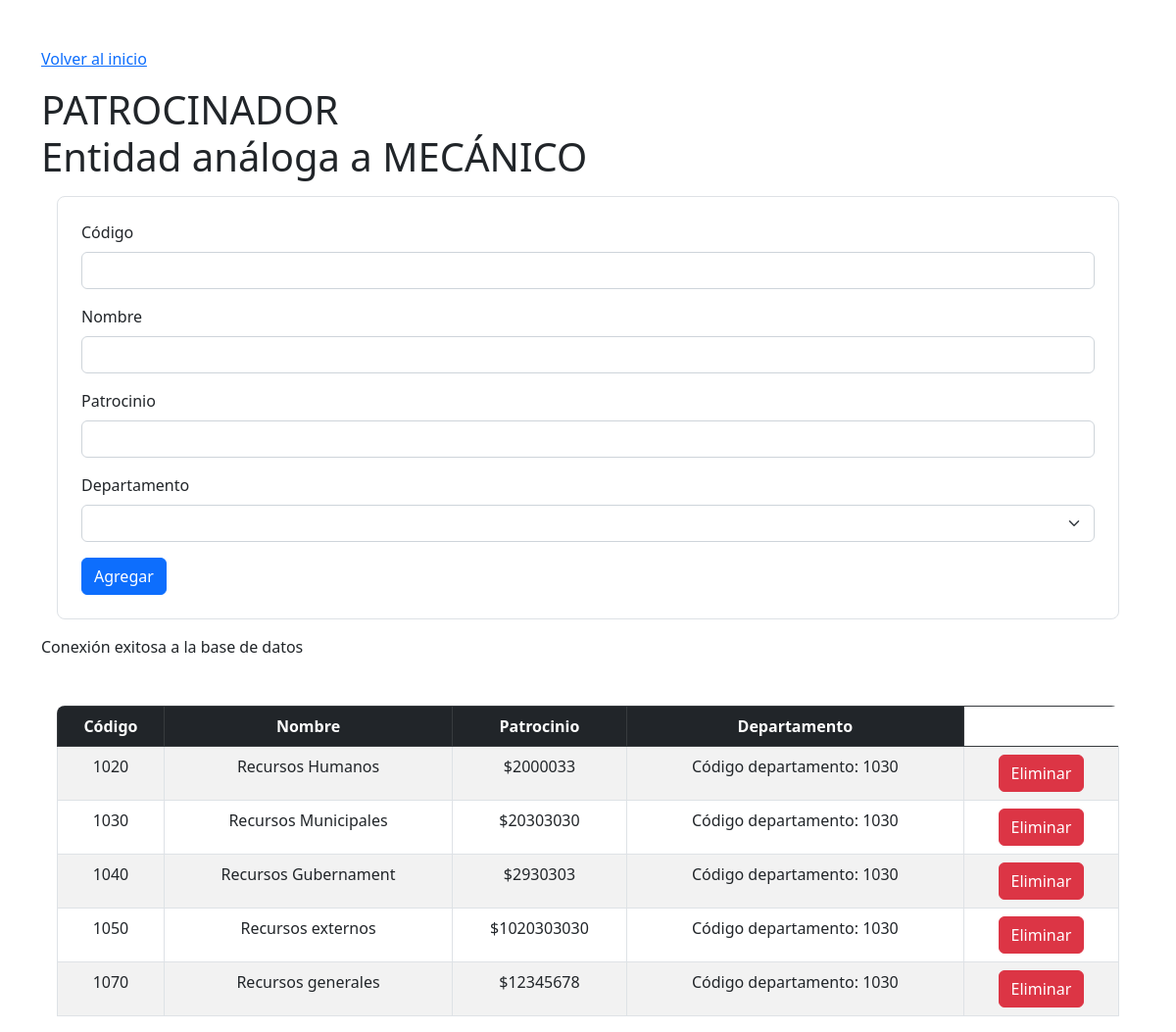
Screenshot of /patrocinador/patrocinador.php with the database file from the repository.
### tables this page shows
CREATE TABLE IF NOT EXISTS `patrocinador` (
  `codigo` int NOT NULL,
  `nombre` varchar(20) NOT NULL,
  `patrocinio` int NOT NULL,
  `departamento` int NOT NULL,
  PRIMARY KEY (`codigo`),
  KEY `departamento` (`departamento`)
);

### patrocinador/patrocinador_select.php (called while the page is built, shortened)
<?php
require('../config/conexion.php');
$query = "SELECT * FROM patrocinador";
$resultadoPatrocinador = mysqli_query($conn, $query) or die(mysqli_error($conn));

### patrocinador/patrocinador.php (the view, shortened to what this page needs)
<?php
include "../includes/header.php";
?>
<h1 class="mt-3">PATROCINADOR <br> Entidad análoga a MECÁNICO</h1>
<div class="formulario p-4 m-3 border rounded-3">
    <form action="patrocinador_insert.php" method="post" class="form-group">
        <div class="mb-3">
            <label for="codigo" class="form-label">Código</label>
            <input type="number" class="form-control" id="codigo" name="codigo" required>
        </div>
        <div class="mb-3">
            <label for="nombre" class="form-label">Nombre</label>
            <input type="text" class="form-control" id="nombre" name="nombre" required>
        </div>
        <div class="mb-3">
            <label for="patrocinio" class="form-label">Patrocinio</label>
            <input type="number" class="form-control" id="patrocinio" name="patrocinio" required>
        </div>
        <div class="mb-3">
            <label for="departamento" class="form-label">Departamento</label>
            <select name="departamento" id="departamento" class="form-select">
                <option value="" selected disabled hidden></option>
                <?php
                require("../departamento/departamento_select.php");
                ?>
            </select>
        </div>
        <button type="submit" class="btn btn-primary">Agregar</button>
    </form>
</div>
<?php
require("patrocinador_select.php");
if($resultadoPatrocinador and $resultadoPatrocinador->num_rows > 0):
?>
<div class="tabla mt-5 mx-3 rounded-3 overflow-hidden">
    <table class="table table-striped table-bordered">
        <thead class="table-dark">
            <tr>
                <th scope="col" class="text-center">Código</th>
                <th scope="col" class="text-center">Nombre</th>
                <th scope="col" class="text-center">Patrocinio</th>
                <th scope="col" class="text-center">Departamento</th>
            </tr>
        </thead>
        <tbody>
            <?php
            foreach ($resultadoPatrocinador as $fila):
            ?>
            <tr>
                <td class="text-center"><?= $fila["codigo"]; ?></td>
                <td class="text-center"><?= $fila["nombre"]; ?></td>
                <td class="text-center">$<?= $fila["patrocinio"]; ?></td>
                <td class="text-center">Código departamento: <?= $fila["departamento"]; ?></td>
                <td class="text-center">
                    <form action="patrocinador_delete.php" method="post">
                        <button type="submit" class="btn btn-danger">Eliminar</button>
                    </form>
                </td>
            </tr>
            <?php
            endforeach;
            ?>
        </tbody>
    </table>
</div>
<?php
endif;
include "../includes/footer.php";
?>

### rows the page displays
patrocinador: codigo "1020", nombre "Recursos Humanos", patrocinio "2000033", departamento "1030"
patrocinador: codigo "1030", nombre "Recursos Municipales", patrocinio "20303030", departamento "1030"
patrocinador: codigo "1040", nombre "Recursos Gubernament", patrocinio "2930303", departamento "1030"
patrocinador: codigo "1050", nombre "Recursos externos", patrocinio "1020303030", departamento "1030"
patrocinador: codigo "1070", nombre "Recursos generales", patrocinio "12345678", departamento "1030"
